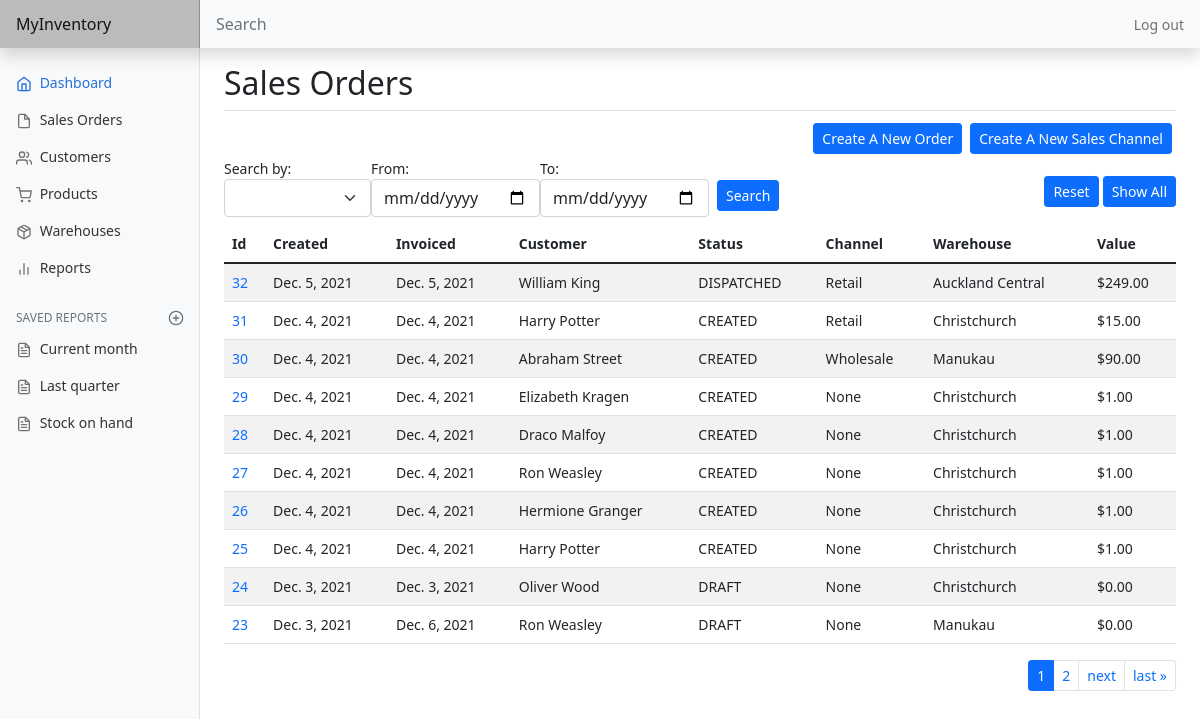
Page /order/list (signed in) on the earlier database version.
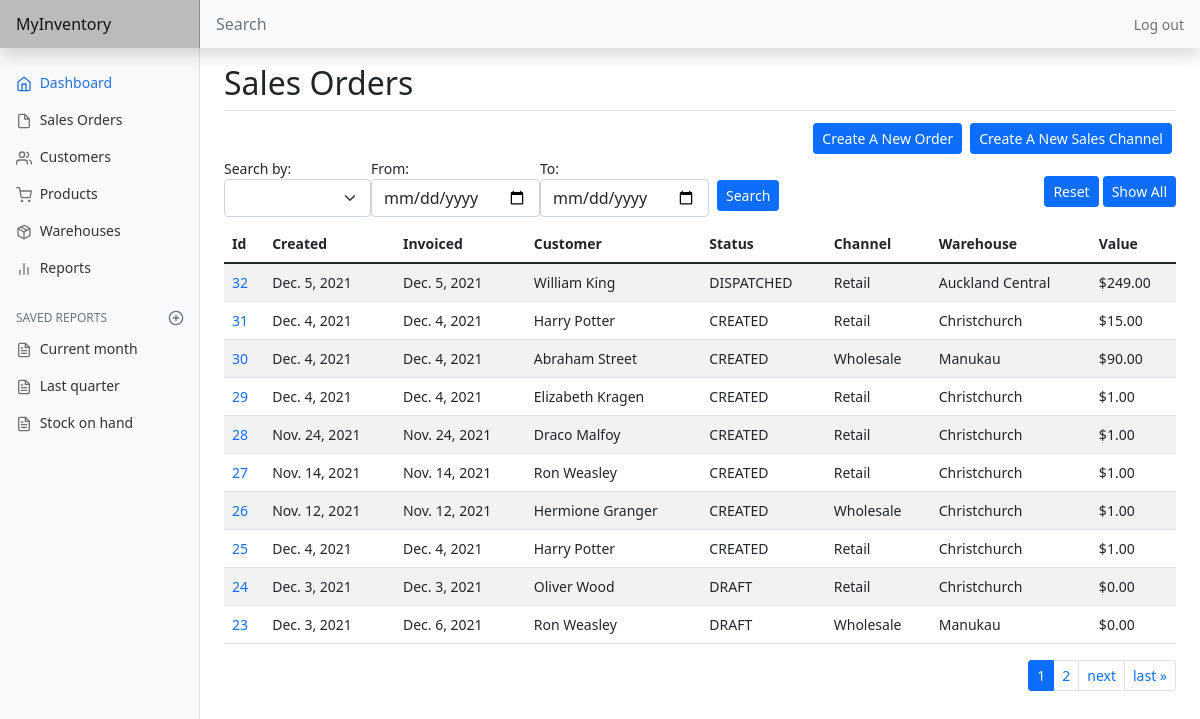
Same page on the later database version.
### inventory/models.py (models this page shows, shortened)
class SalesOrder(models.Model):
    STATUS_CHOICES = [
        ('DRAFT', 'Draft'),
        ('CREATED', 'Created'),
        ('INVOICED', 'Invoiced'),
        ('DISPATCHED', 'Dispatched'),
        ('PAID', 'Paid'),
        ('CLOSED', 'Closed')
    ]
    user = models.ForeignKey(
        User, on_delete=models.CASCADE, related_name="sales_orders")
    customer = models.ForeignKey(
        Customer, on_delete=models.CASCADE, related_name="orders")
    created_date = models.DateField(default=date.today)
    invoice_date = models.DateField(default=date.today)
    invoice_number = models.IntegerField()
    channel = models.ForeignKey(
        SalesChannel, blank=True, null=True, on_delete=models.PROTECT)
    warehouse = models.ForeignKey(Warehouse, on_delete=models.PROTECT)
    reference = models.CharField(max_length=32, blank=True)
    status = models.CharField(
        max_length=32, choices=STATUS_CHOICES, default="CREATED")
    tracking = models.CharField(max_length=256, blank=True)
    timestamp = models.DateTimeField(auto_now_add=True)

class Customer(models.Model):
    user = models.ForeignKey(User, on_delete=CASCADE, related_name="customers")
    first_name = models.CharField(max_length=50)
    last_name = models.CharField(max_length=50)
    company = models.CharField(blank=True, max_length=100)
    email = models.EmailField()
    phone = models.CharField(blank=True, max_length=20)
    note = models.CharField(blank=True, max_length=256)
    billing_street = models.CharField(blank=True, max_length=128)
    billing_suburb = models.CharField(blank=True, max_length=64)
    billing_city = models.CharField(blank=True, max_length=64)
    billing_postcode = models.CharField(blank=True, max_length=8)
    billing_country = models.CharField(blank=True, max_length=64)
    shipping_street = models.CharField(blank=True, max_length=128)
    shipping_suburb = models.CharField(blank=True, max_length=64)
    shipping_city = models.CharField(blank=True, max_length=64)
    shipping_postcode = models.CharField(blank=True, max_length=6)
    shipping_country = models.CharField(blank=True, max_length=64)
    timestamp = models.DateTimeField(auto_now_add=True)

class SalesChannel(models.Model):
    user = models.ForeignKey(
        User, on_delete=models.CASCADE, related_name="sales_channels")
    channel = models.CharField(max_length=64)
    def __str__(self):
        return f"{ self.channel }"

class Warehouse(models.Model):
    user = models.ForeignKey(
        User, on_delete=models.CASCADE, related_name="warehouses")
    warehouse = models.CharField(max_length=64)
    def __str__(self):
        return f"{ self.warehouse }"

### inventory/views.py (the view)
# urls.py: path('order/list', views.order, name="order"),
@login_required
def order(request):
    sales_orders = SalesOrder.objects.filter(
        user=request.user).exclude(status='CLOSED').order_by('-id')
    for order in sales_orders:
        order.value = 0
        for item in SalesItem.objects.filter(order=order):
            order.value = order.value + item.sub_total()
    return render(request, "inventory/sales_order.html", {
        "form": SearchOrderForm(),
        "page_obj": paginate_items(request, sales_orders)
    })

### inventory/models.py
class SearchOrderForm(forms.Form):
    CHOICES = (
        ('', ''),
        ('CREATED_DATE', 'Created date'),
        ('INVOICE_DATE', 'Invoice date'),
    )
    date_type = forms.ChoiceField(label='Search by', choices=CHOICES, widget=forms.Select(
        attrs={'class': 'form-select'}), required=False)
    from_date = forms.DateField(
        label='From', widget=forms.DateInput(attrs={'class': 'form-control', 'type': 'date'}), required=False)
    to_date = forms.DateField(
        label='To', widget=forms.DateInput(attrs={'class': 'form-control', 'type': 'date'}), required=False)

### inventory/models.py (called while the page is built)
    def sub_total(self):
        return self.quantity * (1 - self.discount) * self.price

### inventory/util.py (called while the page is built)
def paginate_items(request, items):
    paginator = Paginator(items, ITEMS_PER_PAGE)
    page_number = request.GET.get('page')
    page_obj = paginator.get_page(page_number)
    return page_obj

### inventory/templates/inventory/sales_order.html (shortened to what this page needs)
{% extends 'inventory/layout.html' %}
{% load static %}
{% block body %}
    <h2>Sales Orders</h2>
    <div class="d-flex justify-content-end border-top pt-2">
        <a class="btn btn-sm btn-primary m-1" href="{% url 'create_order' %}">Create A New Order</a>
        <a class="btn btn-sm btn-primary m-1" href="{% url 'create_sales_channel' %}">Create A New Sales Channel</a>
    </div>
    <div class="d-flex justify-content-between flex-wrap">
        <form method="POST">
            <div class="d-flex flex-wrap justify-content-start align-items-center">
                {% for field in form %}
                    <div>
                        <div class="form-label">
                            {{ field.label_tag }}
                            {{ field }}
                        </div>
                    </div>
                {% endfor %}
                <div>
                    <input type="submit" id="search" value="Search" class="btn btn-sm btn-primary mt-2 ms-2">
                </div>
            </div>
        </form>
        <div class="d-flex justify-content-end align-items-center">
            <button type="button" id="reset" class="btn btn-sm btn-primary m-1">Reset</button>
            <button type="button" id="show_all" class="btn btn-sm btn-primary">Show All</button>
        </div>
    </div>
    {% if not page_obj.object_list %}
        <span class="pagination">No Orders.</span>
    {% else %}
        <div class="table-responsive-md">
            <table class="table table-striped table-hover">
                <thead>
                    <tr class="table-striped">
                        <th scope="col">Id</th>
                        <th scope="col">Created</th>
                        <th scope="col">Invoiced</th>
                        <th scope="col">Customer</th>
                        <th scope="col">Status</th>
                        <th scope="col">Channel</th>
                        <th scope="col">Warehouse</th>
                        <th scope="col">Value</th>
                    </tr>
                </thead>
                <tbody>
                    {% for order in page_obj %}
                        <tr class="table-striped">
                            <td><a class="edit-link" href="{% url 'edit_order' order.id %}">{{ order.id }}</a></td>
                            <td>{{ order.created_date }}</td>
                            <td>{{ order.invoice_date }}</td>
                            <td>{{ order.customer.first_name }} {{ order.customer.last_name }}</td>
                            <td>{{ order.status }}</td>
                            <td>{{ order.channel }}</td>
                            <td>{{ order.warehouse }}</td>
                            <td>${{ order.value|floatformat:2 }}</td>
                        </tr>
                    {% endfor %}
                </tbody>
            </table>
        </div>
        {% include 'inventory/pagination.html' %}
    {% endif %}
{% endblock %}

### inventory/templates/inventory/layout.html (shortened to what this page needs)
{% load static %}
<!DOCTYPE html>
<html lang="en">
    <head>
        <link href="https://cdn.jsdelivr.net/npm/bootstrap@5.1.3/dist/css/bootstrap.min.css" rel="stylesheet">
        <link href="{% static 'inventory/dashboard.css' %}" rel="stylesheet">
        <link href="{% static 'inventory/style.css' %}" rel="stylesheet">
    </head>
    <body>
        <header class="navbar navbar-light sticky-top bg-light flex-md-nowrap p-0 shadow">
            <a class="navbar-brand col-md-3 col-lg-2 me-0 px-3" href="#">MyInventory</a>
            <input class="form-control form-control-dark w-100" type="text" placeholder="Search" aria-label="Search">
            <div class="navbar-nav">
                <div class="nav-item text-nowrap">
                    {% if user.is_authenticated %}
                        <a class="nav-link px-3" href="{% url 'logout' %}">Log out</a>
                    {% else %}
                        <a class="nav-link px-3" href="{% url 'login' %}">Log in</a>
                    {% endif %}
                </div>
            </div>
        </header>
        <div class="container-fluid">
            <div class="row">
                <nav id="sidebarMenu" class="col-md-3 col-lg-2 d-md-block bg-light sidebar collapse">
                    <div class="position-sticky pt-3">
                        {% if user.is_authenticated %}
                            <ul class="nav flex-column">
                                <li class="nav-item">
                                    <a class="nav-link active" aria-current="page" href="{% url 'index' %}">
                                        <span data-feather="home"></span>
                                        Dashboard
                                    </a>
                                </li>
                                <li class="nav-item">
                                    <a class="nav-link" href="{% url 'order' %}">
                                        <span data-feather="file"></span>
                                        Sales Orders
                                    </a>
                                </li>
                                <li class="nav-item">
                                    <a class="nav-link" href="{% url 'list_customer' %}">
                                        <span data-feather="users"></span>
                                        Customers
                                    </a>
                                </li>
                                <li class="nav-item">
                                    <a class="nav-link" href="{% url 'product' %}">
                                        <span data-feather="shopping-cart"></span>
                                        Products
                                    </a>
                                </li>
                                <li class="nav-item">
                                    <a class="nav-link" href="{% url 'warehouse' %}">
                                        <span data-feather="package"></span>
                                        Warehouses
                                    </a>
                                </li>
                                <li class="nav-item">
                                    <a class="nav-link" href="#">
                                        <span data-feather="bar-chart-2"></span>
                                        Reports
                                    </a>
                                </li>
                            </ul>
                            <h6 class="sidebar-heading d-flex justify-content-between align-items-center px-3 mt-4 mb-1 text-muted">
                                <span>Saved reports</span>
                                <a class="link-secondary" href="#" aria-label="Add a new report">
                                    <span data-feather="plus-circle"></span>
                                </a>
                            </h6>
                            <ul class="nav flex-column mb-2">
                                <li class="nav-item">
                                    <a class="nav-link" href="#">
                                        <span data-feather="file-text"></span>
                                        Current month
                                    </a>
                                </li>
                                <li class="nav-item">
                                    <a class="nav-link" href="#">
                                        <span data-feather="file-text"></span>
                                        Last quarter
                                    </a>
                                </li>
                                <li class="nav-item">
                                    <a class="nav-link" href="{% url 'warehouse' %}">
                                        <span data-feather="file-text"></span>
                                        Stock on hand
                                    </a>
                                </li>
                            </ul>
                        {% endif %}
                    </div>
                </nav>
                <main class="col-md-9 ms-sm-auto col-lg-10 px-md-4">
                    <div class="main pt-3">
                        <div class="body">
                            {% block body %}
                            {% endblock %}
                        </div>
                    </div>
                </main>
            </div>
        </div>
    </body>
</html>

### inventory/templates/inventory/pagination.html (shortened to what this page needs)
<nav aria-label="pagination">
    <ul class="pagination pagination-sm justify-content-end">
        {% for i in page_obj.paginator.page_range %}
            {% if i == page_obj.number %}
                <li class="page-item active">
                    <a class="page-link" href="?page={{ i }}">{{ i }}</a>
                </li>
            {% elif i <= page_obj.number|add:'1' and i >= page_obj.number|add:'-1' %}
                <li class="page-item">
                    <a class="page-link" href="?page={{ i }}">{{ i }}</a>
                </li>
            {% endif %}
        {% endfor %}
        {% if page_obj.has_next %}
            <li class="page-item">
                <a class="page-link" href="?page={{ page_obj.next_page_number }}">next</a>
            </li>
            <li class="page-item">
                <a class="page-link" href="?page={{ page_obj.paginator.num_pages }}">last &raquo;</a>
            </li>
        {% endif %}
    </ul>
</nav>

### inventory/static/inventory/dashboard.css (style rules this page uses)
body { font-size: .875rem; }
.feather { width: 16px; height: 16px; vertical-align: text-bottom; }
.sidebar { position: fixed; top: 0; bottom: 0; left: 0; z-index: 100; padding: 48px 0 0; box-shadow: inset -1px 0 0 rgba(0, 0, 0, .1); }
.sidebar .nav-link { font-weight: 500; color: #333; }
.sidebar .nav-link .feather { margin-right: 4px; color: #727272; }
.sidebar .nav-link.active { color: #2470dc; }
.sidebar .nav-link:hover .feather, .sidebar .nav-link.active .feather { color: inherit; }
.sidebar-heading { font-size: .75rem; text-transform: uppercase; }
.navbar-brand { padding-top: .75rem; padding-bottom: .75rem; font-size: 1rem; background-color: rgba(0, 0, 0, .25); box-shadow: inset -1px 0 0 rgba(0, 0, 0, .25); }
.navbar .form-control { padding: .75rem 1rem; border-width: 0; border-radius: 0; }
.form-control-dark { color: #fff; background-color: rgba(255, 255, 255, .1); border-color: rgba(255, 255, 255, .1); }

### inventory/static/inventory/style.css (style rules this page uses)
.edit-link { text-decoration: none; }

Differences in the rows shown:
changed SalesOrder "Elizabeth": channel "None" → "Retail"
changed SalesOrder "Draco": created_date "Dec. 4, 2021" → "Nov. 24, 2021"; invoice_date "Dec. 4, 2021" → "Nov. 24, 2021"; channel "None" → "Retail"
changed SalesOrder id 27: created_date "Dec. 4, 2021" → "Nov. 14, 2021"; invoice_date "Dec. 4, 2021" → "Nov. 14, 2021"; channel "None" → "Retail"
changed SalesOrder "Hermione": created_date "Dec. 4, 2021" → "Nov. 12, 2021"; invoice_date "Dec. 4, 2021" → "Nov. 12, 2021"; channel "None" → "Wholesale"
changed SalesOrder id 25: channel "None" → "Retail"
changed SalesOrder "Oliver": channel "None" → "Retail"
changed SalesOrder "Dec. 6, 2021": channel "None" → "Wholesale"
